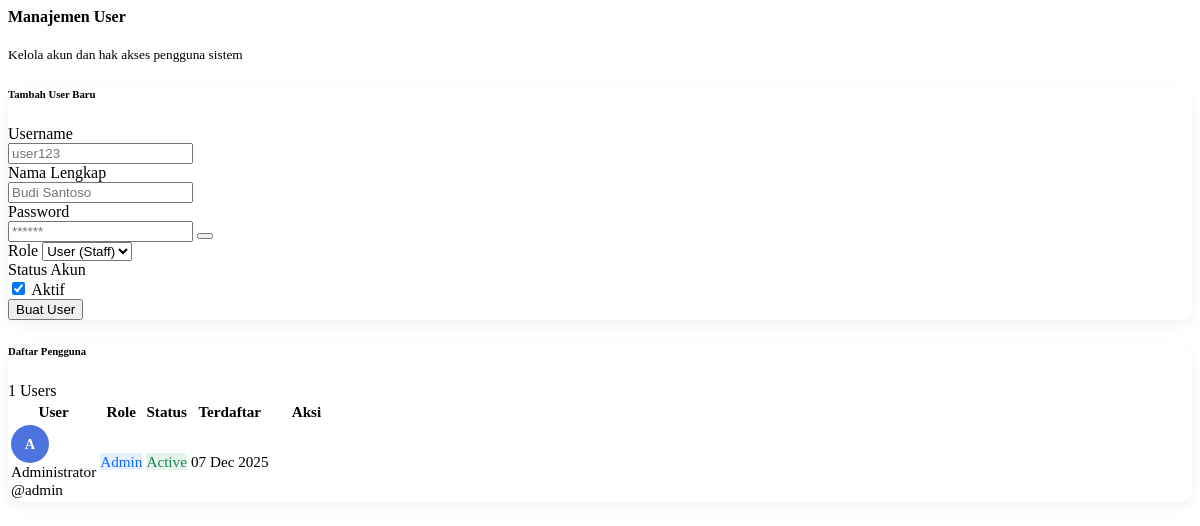
/master_user.php (signed in), run on the app's committed database.
### tables this page shows
CREATE TABLE `users` (
  `id` int UNSIGNED NOT NULL,
  `username` varchar(50) NOT NULL,
  `full_name` varchar(100) NOT NULL,
  `password` varchar(100) NOT NULL,
  `role` enum('admin','user') NOT NULL DEFAULT 'user',
  `is_active` tinyint(1) NOT NULL DEFAULT '1',
  `created_at` timestamp NULL DEFAULT CURRENT_TIMESTAMP
);

### master_user.php (the view, shortened to what this page needs)
<?php
require_once 'auth.php';
$stmt = $pdo->query("SELECT * FROM users ORDER BY created_at DESC");
$users = $stmt->fetchAll(PDO::FETCH_ASSOC);
$editData = null;
?>
<div class="d-flex justify-content-between align-items-center mb-4">
    <div>
        <h4 class="fw-bold text-dark mb-1">Manajemen User</h4>
        <small class="text-muted">Kelola akun dan hak akses pengguna sistem</small>
    </div>
</div>
<div class="row g-4">
    <div class="col-lg-4">
        <div class="card card-modern h-100">
            <div class="card-header bg-white border-bottom py-3">
                <h6 class="m-0 fw-bold text-primary">
                    <?= $editData ? 'Edit Data User' : 'Tambah User Baru'; ?>
                </h6>
            </div>
            <div class="card-body">
                <form method="post" autocomplete="off">
                    <div class="mb-3">
                        <label class="form-label small fw-bold text-muted">Username</label>
                        <div class="input-group">
                            <input type="text" name="username" class="form-control" placeholder="user123"
                                   value="<?= htmlspecialchars($editData['username'] ?? ''); ?>" required>
                        </div>
                    </div>
                    <div class="mb-3">
                        <label class="form-label small fw-bold text-muted">Nama Lengkap</label>
                        <div class="input-group">
                            <input type="text" name="full_name" class="form-control" placeholder="Budi Santoso"
                                   value="<?= htmlspecialchars($editData['full_name'] ?? ''); ?>" required>
                        </div>
                    </div>
                    <div class="mb-3">
                        <label class="form-label small fw-bold text-muted">
                            Password <?= $editData ? '<span class="fw-normal text-muted">(Isi jika ingin ubah)</span>' : ''; ?>
                        </label>
                        <div class="input-group">
                            <input type="password" name="password" id="inputPassword" class="form-control" placeholder="******">
                            <button class="btn btn-outline-secondary" type="button" id="togglePassword">
                            </button>
                        </div>
                    </div>
                    <div class="row g-2 mb-3">
                        <div class="col-md-6">
                            <label class="form-label small fw-bold text-muted">Role</label>
                            <select name="role" class="form-select">
                                <option value="user" <?= ($editData['role'] ?? '') === 'user' ? 'selected' : ''; ?>>User (Staff)</option>
                            </select>
                        </div>
                        <div class="col-md-6">
                            <label class="form-label small fw-bold text-muted">Status Akun</label>
                            <div class="form-check form-switch mt-1">
                                <input class="form-check-input" type="checkbox" role="switch" id="is_active" name="is_active"
                                       <?= !isset($editData['is_active']) || $editData['is_active'] ? 'checked' : ''; ?>>
                                <label class="form-check-label small" for="is_active">Aktif</label>
                            </div>
                        </div>
                    </div>
                    <button type="submit" class="btn btn-primary w-100 py-2 fw-bold shadow-sm">
                        <?= $editData ? 'Simpan Perubahan' : 'Buat User'; ?>
                    </button>
                </form>
            </div>
        </div>
    </div>
    <div class="col-lg-8">
        <div class="card card-modern h-100">
            <div class="card-header bg-white border-bottom py-3 d-flex justify-content-between align-items-center">
                <h6 class="m-0 fw-bold text-dark">
                    <i class="bi bi-people me-2"></i>Daftar Pengguna
                </h6>
                <span class="badge bg-light text-dark border"><?= count($users); ?> Users</span>
            </div>
            <div class="card-body p-0">
                <div class="table-responsive">
                    <table class="table table-hover align-middle mb-0" style="font-size: 0.95rem;">
                        <thead class="bg-light text-secondary">
                        <tr>
                            <th class="ps-4">User</th>
                            <th>Role</th>
                            <th>Status</th>
                            <th>Terdaftar</th>
                            <th class="text-center">Aksi</th>
                        </tr>
                        </thead>
                        <tbody>
                        <?php if (empty($users)): ?>
                            <tr>
                                <td colspan="5" class="text-center py-5 text-muted">
                                    <i class="bi bi-emoji-frown fs-1 d-block mb-2 opacity-50"></i>
                                    Belum ada data user.
                                </td>
                            </tr>
                        <?php else: ?>
                            <?php
                            $bgColors = ['bg-color-1','bg-color-2','bg-color-3','bg-color-4','bg-color-5','bg-color-6'];
                            ?>
                            <?php foreach ($users as $index => $u): ?>
                                <?php
                                    $initial = strtoupper(substr($u['full_name'], 0, 1));
                                    $colorClass = $bgColors[$index % count($bgColors)];
                                ?>
                                <tr>
                                    <td class="ps-4">
                                        <div class="d-flex align-items-center">
                                            <div class="avatar-initials <?= $colorClass; ?>">
                                                <?= $initial; ?>
                                            </div>
                                            <div>
                                                <div class="fw-bold text-dark"><?= htmlspecialchars($u['full_name']); ?></div>
                                                <div class="small text-muted">@<?= htmlspecialchars($u['username']); ?></div>
                                            </div>
                                        </div>
                                    </td>
                                    <td>
                                        <?php if ($u['role'] === 'admin'): ?>
                                            <span class="badge badge-soft-primary rounded-pill px-3">
                                                <i class="bi bi-shield-lock-fill me-1"></i> Admin
                                            </span>
                                        <?php else: ?>
                                            <span class="badge badge-soft-secondary rounded-pill px-3">
                                                <i class="bi bi-person me-1"></i> Staff
                                            </span>
                                        <?php endif; ?>
                                    </td>
                                    <td>
                                        <?php if ($u['is_active']): ?>
                                            <span class="badge badge-soft-success">Active</span>
                                        <?php else: ?>
                                            <span class="badge badge-soft-danger">Inactive</span>
                                        <?php endif; ?>
                                    </td>
                                    <td class="text-muted small">
                                        <?= date('d M Y', strtotime($u['created_at'])); ?>
                                    </td>
                                    <td class="text-center">
                                        <div class="btn-group" role="group">
                                            <a href="master_user.php?edit=<?= (int)$u['id']; ?>"
                                               class="btn btn-action btn-outline-warning"
                                               data-bs-toggle="tooltip" title="Edit Data">
                                            </a>
                                            <a href="master_user.php?delete=<?= (int)$u['id']; ?>"
                                               class="btn btn-action btn-outline-danger ms-1"
                                               onclick="return confirm('Hapus user <?= htmlspecialchars($u['username']); ?>?');"
                                               data-bs-toggle="tooltip" title="Hapus User">
                                            </a>
                                        </div>
                                    </td>
                                </tr>
                            <?php endforeach; ?>
                        <?php endif; ?>
                        </tbody>
                    </table>
                </div>
            </div>
        </div>
    </div>
</div>

### master_user.php (style rules this page uses)
.card-modern { border: none; border-radius: 12px; box-shadow: 0 5px 15px rgba(0,0,0,0.05); transition: transform 0.2s; }
.avatar-initials { width: 38px; height: 38px; border-radius: 50%; color: white; display: flex; align-items: center; justify-content: center; font-weight: 600; font-size: 0.9rem; margin-right: 10px; text-transform: uppercase; }
.badge-soft-primary { background-color: rgba(13, 110, 253, 0.1); color: #0d6efd; }
.badge-soft-success { background-color: rgba(25, 135, 84, 0.1); color: #198754; }
.btn-action { width: 32px; height: 32px; display: inline-flex; align-items: center; justify-content: center; border-radius: 8px; padding: 0; }
.bg-color-1 { background: #4e73df; }

### data on the page
users: full_name "A", full_name "Administrator", username "admin", role "Admin", is_active "Active", created_at "07 Dec 2025"

### other printed values
count($users) "1"
